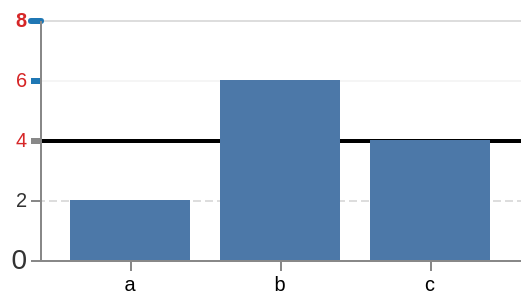

Write the Vega-Lite specification saved for this chart.
### Vega specification from a JSON file in a GitHub repository (floating-point values rounded to 4 significant figures)
{"$schema": "https://vega.github.io/schema/vega/v6.json", "width": 240, "height": 120, "padding": 5, "data": [{"name": "t", "values": [{"c": "a", "v": 2}, {"c": "b", "v": 6}, {"c": "c", "v": 4}]}], "scales": [{"name": "x", "type": "band", "domain": {"data": "t", "field": "c"}, "range": "width", "padding": 0.2}, {"name": "y", "type": "linear", "domain": [0, 8], "range": "height", "nice": false}], "axes": [{"scale": "y", "orient": "left", "tickCount": 4, "grid": true, "encode": {"labels": {"update": {"text": {"field": "label"}, "fill": [{"test": "datum.value >= 4", "value": "#d62728"}, {"value": "#333333"}], "fontWeight": [{"test": "datum.value === 8", "value": "bold"}, {"value": "normal"}], "fontSize": [{"test": "datum.value === 0", "value": 14}, {"value": 10}]}}, "grid": {"update": {"stroke": [{"test": "datum.value === 4", "value": "#000000"}, {"value": "#dddddd"}], "strokeWidth": [{"test": "datum.value === 4", "value": 2}, {"value": 1}], "strokeDash": [{"test": "datum.value === 2", "value": [4, 2]}, {"value": []}], "strokeOpacity": [{"test": "datum.value === 6", "value": 0.3}, {"value": 1}], "strokeDashOffset": [{"test": "datum.value === 2", "value": 2}, {"value": 0}]}}, "ticks": {"update": {"strokeWidth": [{"test": "datum.value >= 4", "value": 3}, {"value": 1}], "stroke": [{"test": "datum.value >= 6", "value": "#1f77b4"}, {"value": "#888888"}], "strokeCap": [{"test": "datum.value === 8", "value": "round"}, {"value": "butt"}]}}, "domain": {"update": {"strokeWidth": {"field": "value"}}}}}, {"scale": "x", "orient": "bottom", "encode": {"labels": {"update": {"text": {"field": "label"}}}}}], "marks": [{"type": "rect", "from": {"data": "t"}, "encode": {"enter": {"x": {"scale": "x", "field": "c"}, "width": {"scale": "x", "band": 1}, "y": {"scale": "y", "field": "v"}, "y2": {"scale": "y", "value": 0}, "fill": {"value": "#4c78a8"}}}}]}
